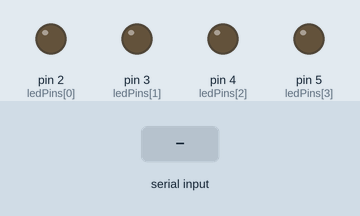
This sketch was run on a simulated Arduino Uno, built with avr-gcc and run on an emulated ATmega328P. Parts: output pins drawn as LEDs (lit = HIGH). Inputs (shaded band) come from the test bench.

Above: at 1.2 s.
1.3 s: "90,45\n" received over Serial
At 2.3 s:
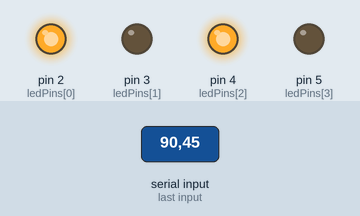
2.8 s: "30,150\n" received over Serial
At 3.4 s:
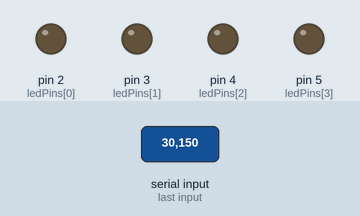
4.3 s: "200\n" received over Serial
5.8 s: "5\n" received over Serial
At 6.7 s:
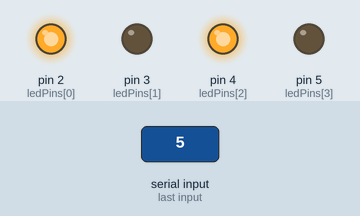
7.3 s: "90\n" received over Serial
At 7.9 s:
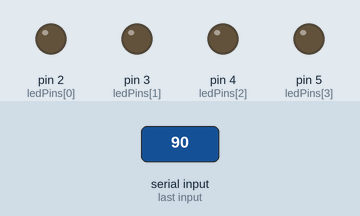
Timing chart, 0 to 9.8 s (numbered marks = the images above; inputs shaded):
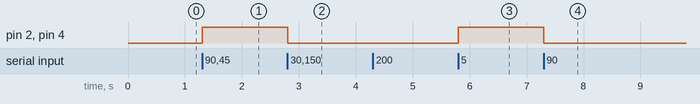

Measured:
- after the input at 1.3 s, pin 2 (ledPins[0]), pin 4 (ledPins[2]): LOW → HIGH at once
- after the input at 2.8 s, pin 2 (ledPins[0]), pin 4 (ledPins[2]): HIGH → LOW at once
- after the input at 5.8 s, pin 2 (ledPins[0]), pin 4 (ledPins[2]): LOW → HIGH at once
- after the input at 7.3 s, pin 2 (ledPins[0]), pin 4 (ledPins[2]): HIGH → LOW at once

The sketch:

ArduinoLeds.ino
```cpp
// Pines conectados a los LEDs (de LED1 a LED4)
const int ledPins[4] = {2, 3, 4, 5};

void setup() {
  Serial.begin(9600);  // Comunicación serial

  // Configura los 4 pines como salida
  for (int i = 0; i < 4; i++) {
    pinMode(ledPins[i], OUTPUT);
  }
}

void loop() {
  if (Serial.available() > 0) {
    char tecla = Serial.read();  // Lee la tecla

    int valorDecimal = -1;  // Variable para guardar el número (0 a 15)

    // Convierte el carácter recibido a número hexadecimal
    if (tecla >= '0' && tecla <= '9') {
      valorDecimal = tecla - '0';  // '0' = 0, '1' = 1, ..., '9' = 9
    } else if (tecla >= 'A' && tecla <= 'F') {
      valorDecimal = 10 + (tecla - 'A');  // 'A' = 10, ..., 'F' = 15
    } else if (tecla >= 'a' && tecla <= 'f') {
      valorDecimal = 10 + (tecla - 'a');  // También permite letras minúsculas
    }

    // Si es un número válido (0 a 15), actualiza los LEDs
    if (valorDecimal >= 0 && valorDecimal <= 15) {
      for (int i = 0; i < 4; i++) {
        // Verifica el bit correspondiente con una máscara
        bool estado = bitRead(valorDecimal, i);
        digitalWrite(ledPins[i], estado);
      }
    }
  }
}
```
